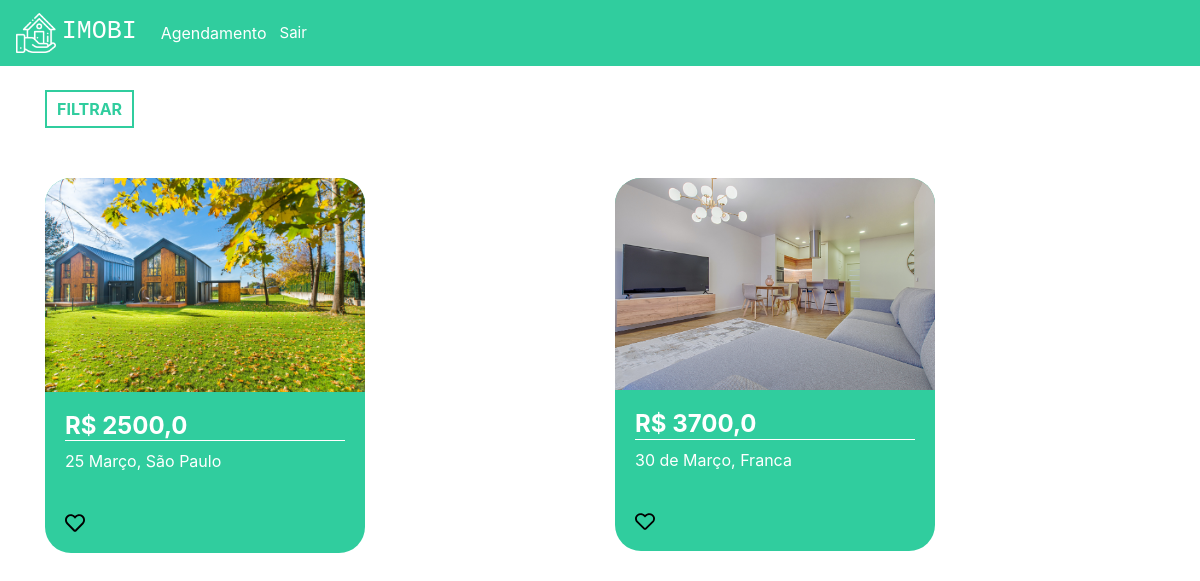
The app's page / (signed in), older data.
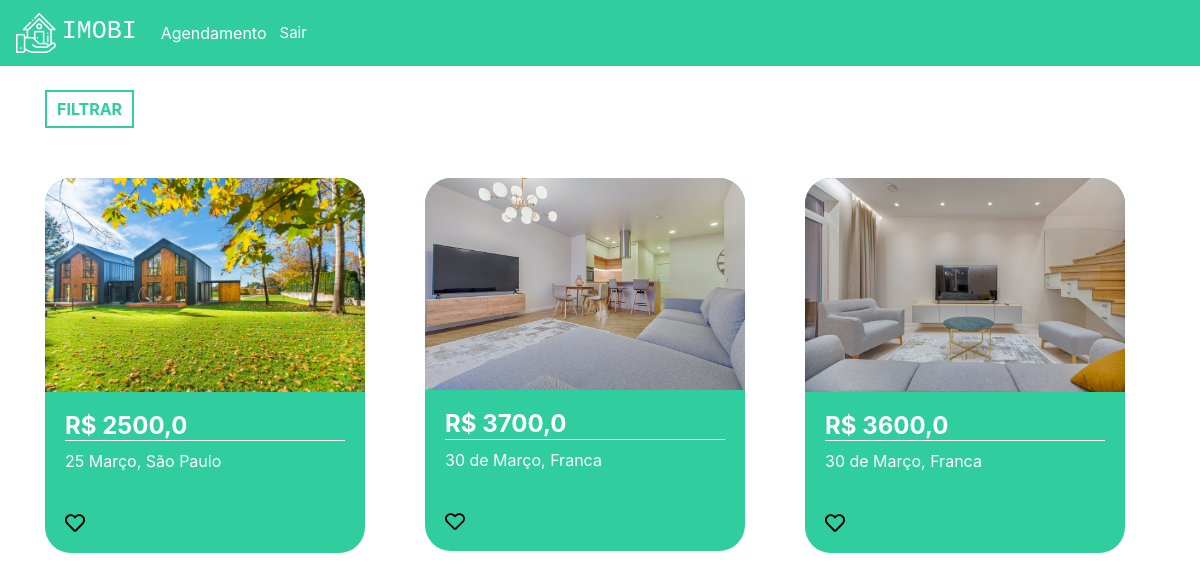
The same page, newer data.
### plataforma/models.py (models this page shows, shortened)
class Imovel(models.Model):
    choices = (('V', 'Venda'),
               ('A', 'Aluguel'))
    choices_imovel = (('A', 'Apartamento'),
                      ('C', 'Casa'))
    imagens = models.ManyToManyField(Imagem)
    valor = models.FloatField()
    quartos = models.IntegerField()
    tamanho = models.FloatField()
    cidade = models.ForeignKey(Cidade, on_delete=models.DO_NOTHING)
    rua = models.CharField(max_length=50)
    tipo = models.CharField(max_length=1, choices=choices)
    tipo_imovel = models.CharField(max_length=1, choices=choices_imovel)
    numero = models.IntegerField()
    descricao = models.TextField()
    dias_visita = models.ManyToManyField(DiasVisita)
    horarios = models.ManyToManyField(Horario)
    def __str__(self) -> str:
        return self.rua

class Imagem(models.Model):
    img = models.ImageField(upload_to='img')

class Cidade(models.Model):
    nome = models.CharField(max_length=30)
    def __str__(self) -> str:
        return self.nome

### plataforma/views.py (the view)
# urls.py: 2. Add a URL to urlpatterns:  path('', views.home, name='home')
@login_required(login_url='/auth/logar')
def home(request):
    preco_minimo = request.GET.get('preco_minimo')
    preco_maximo = request.GET.get('preco_maximo')
    cidade = request.GET.get('cidade')
    tipo = request.GET.getlist('tipo')
    imoveis = Imovel.objects.all()
    cidades = Cidade.objects.all()
    print(imoveis)
    if preco_minimo or preco_maximo or cidade or tipo:
        if not preco_minimo:
            preco_minimo = 0
        if not preco_maximo:
            preco_maximo = 999999999
        if not tipo:
            tipo = ['A', 'C']
        imoveis = Imovel.objects.filter(valor__gte=preco_minimo) \
            .filter(valor__lte=preco_maximo) \
            .filter(tipo_imovel__in=tipo).filter(cidade=cidade)
    else:
        imoveis = Imovel.objects.all()
    return render(request, 'home.html', {'imoveis': imoveis, 'cidades': cidades})

### plataforma/templates/home.html (shortened to what this page needs)
{% extends 'base.html' %}
{% load static %}
{% block 'head' %}
<link rel="stylesheet" href="{% static 'plataforma/css/home.css' %}">
{% endblock %}
{% block 'body' %}
<div class="container">
    <br>
    <button type="button" class="btn_filtrar" data-toggle="modal"
            data-target="#exampleModal">
        FILTRAR
    </button>
    <div class="row">
        {% for imovel in imoveis %}
        <div class="col-md cont">
            <div class="card_imovel">
                <img class="img_capa_imovel" src="{{imovel.imagens.all.0.img.url}}">
                <div class="informacoes_imoveis">
                    <a class="a_none" href="{% url 'imovel' imovel.id %}"><h4 class="valor">R$ {{imovel.valor}}</h4></a>
                    <p>{{imovel.rua}}, {{imovel.cidade}}</p>
                    <br>
                    <img width="7%" src="{% static 'plataforma/img/heart.svg' %}">
                </div>
            </div>
        </div>
        {% endfor %}
    </div>
</div>
{% endblock %}

### templates/base.html (shortened to what this page needs)
{% load static %}
<html lang="pt-BR">
<head>
    {% block 'head' %}{% endblock %}
    <link rel="stylesheet" href="https://cdn.jsdelivr.net/npm/bootstrap@4.6.1/dist/css/bootstrap.min.css">
</head>
<body>
{% if user.is_authenticated %}
      <nav class="navbar navbar-expand-lg navbar-dark bg_navbar">
        <a class="navbar-brand" href="{% url 'home' %}">
					<img width="40" src="/static/autenticacao/img/logo.png">
							<h3 class="font_logo">IMOBI</h3></a>
        <div class="collapse navbar-collapse" id="navbarNav">
          <ul class="navbar-nav">
            <li class="nav-item active">
              <a class="nav-link" href="{% url 'agendamentos' %}">Agendamento</a>
            </li>
          </ul>
            <div style="text-align: right;">
                <a style="color:white; padding:5; font-size: 15px;" href="{% url 'sair' %}"> Sair </a>
            </div>
        </div>
      </nav>
    {% endif %}
    {% block 'body' %}{% endblock %}
</body>
</html>

### templates/static/plataforma/css/home.css (style rules this page uses)
.bg_navbar { background-color: #30CD9E; }
.font_logo { font-family: 'Courier New', Courier, monospace; font-size: 25px; display: inline; }
.card_imovel { background-color: #30CD9E; width: 20rem; margin-top: 50px; border-radius: 26px; }
.img_capa_imovel { width: 100%; border-top-left-radius: 26px; border-top-right-radius: 26px; }
.informacoes_imoveis { padding: 20px; color: white; }
.valor { font-weight: bold; border-bottom: 1px solid white; }
.btn_filtrar { border: none; background-color: transparent; border: 2px solid #30CD9E; color: #30CD9E; padding: 5px 10px 5px 10px; font-weight: bold; }
.a_none { color: white; }

Row changes from the older to the newer data that the page shows:
added Imovel: imagens.all.0.img (picture), valor "3600,0", rua "30 de Março", cidade "Franca"
